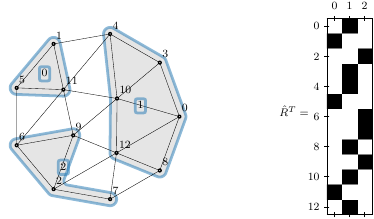

Reproduce this figure in Python.
"""Plot aggs and matrix R"""
import numpy as np
import matplotlib.pyplot as plt
import pyamg
from pyamg.vis import aggviz

from common import set_figure, fig_size

with np.load('./disc_n=13_mesh_and_matrix.npz', allow_pickle=True) as data:
    A = data['A'].tolist()
    V = data['V']
    E = data['E']

seed = 194847
np.random.seed(seed)

aggregate = ('balanced lloyd', {'measure': 'inv',
                                'ratio': 1/4,
                                'pad': 0.01,
                                'maxiter': 5,
                                'rebalance_iters': 4})
ml = pyamg.smoothed_aggregation_solver(A,
                                       aggregate=aggregate,
                                       smooth=None,
                                       strength='evolution',
                                       max_coarse=10,
                                       max_levels=2,
                                       keep=True,
                                       )

AggOp = ml.levels[0].AggOp

fs = fig_size.singlefull
set_figure(width=fs['width'], height=0.45*fs['width'])

fig, axs = plt.subplots(ncols=2)
kwargs = {'color': '0.8',
          'alpha': 0.5,
          'edgecolor': 'tab:blue',
          'linewidth': 2}

ax = axs[0]
ax.triplot(V[:, 0], V[:, 1], E, color='k', lw=0.25)
mappable = aggviz.plotaggs(AggOp, V, A, ax=ax,
                           cmapname='plasma_r',
                           buffer=[0.13, -0.052],
                           **kwargs)

ax.axis('off')

for i, (x, y) in enumerate(V):
    ax.plot(x, y, 'ko', markerfacecolor='w', ms=2)
    d = 0.03
    ax.text(x+d, y+d, f'{i}', ha='left', va='bottom',
            bbox=dict(boxstyle='square,pad=2', fc='none', ec='none'))

for i, agg in enumerate(AggOp.T):
    idx = agg.indices
    x = V[idx, 0].mean()
    y = V[idx, 1].mean()
    ax.text(x, y, f'{i}', ha='center', va='center',
            bbox=dict(boxstyle='round,pad=0.2', fc='none', ec='tab:blue',
                      alpha=0.5, linewidth=2))

ax = axs[1]
R = ml.levels[0].R
ax.spy(R.T.toarray())
#ax.text(-0.4, 0.5, '$R^T=$', transform=ax.transAxes, ha='right')
ax.text(-0.4, 0.5, '$\hat{R}^T=$', transform=ax.transAxes, ha='right')

figname = 'disc_agg_R.pdf'
import sys
if len(sys.argv) > 1:
    if sys.argv[1] == '--savefig':
        plt.savefig(figname, bbox_inches='tight')
else:
    plt.show()
